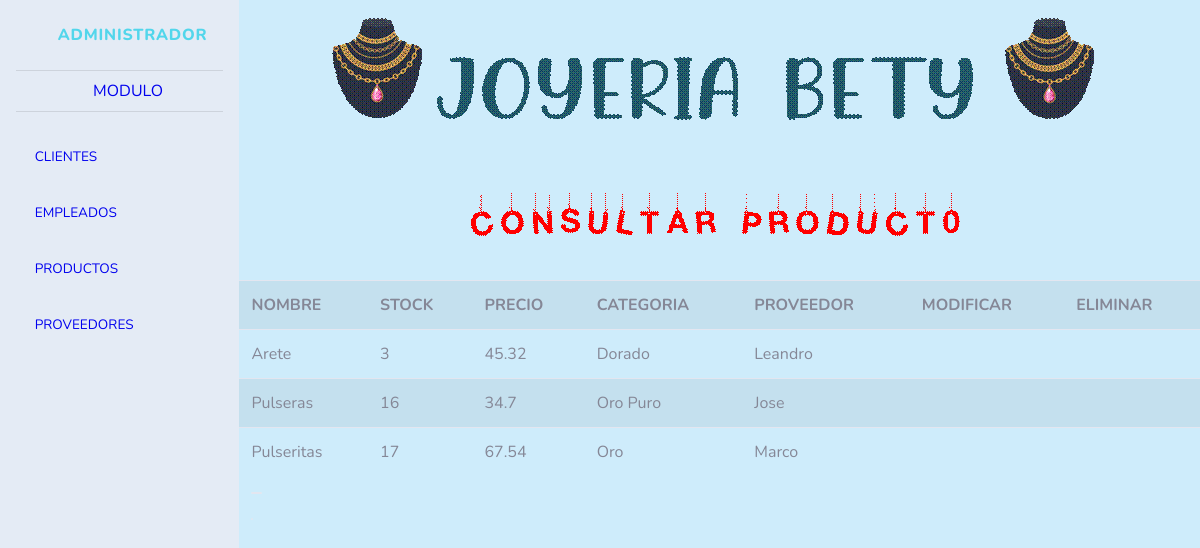
/productos/producto.php, run on the app's committed database.
### tables this page shows
CREATE TABLE IF NOT EXISTS `productos` (
  `claveproducto` int(11) NOT NULL AUTO_INCREMENT,
  `nombre` varchar(20) NOT NULL,
  `stock` int(11) NOT NULL,
  `precioactual` varchar(50) NOT NULL DEFAULT '',
  `categoria` varchar(10) NOT NULL,
  `proveedor` varchar(10) NOT NULL,
  PRIMARY KEY (`claveproducto`)
);

### productos/producto.php (the view, shortened to what this page needs)
<!DOCTYPE html>
<html lang="en">
<head>
    <link href="../vendor/fontawesome-free/css/all.min.css" rel="stylesheet" type="text/css">
    <link href="../css/sb-admin-2.min.css" rel="stylesheet">
</head>
<body id="page-top">
    <div id="wrapper">
        <ul class="navbar-nav bg-gradient-primary sidebar sidebar-dark accordion" id="accordionSidebar">
            <a class="sidebar-brand d-flex align-items-center justify-content-center" href="index.html">
                <div class="sidebar-brand-icon rotate-n-15">
                    <i class="fa fa-user-circle"></i>
                </div>
                <div class="sidebar-brand-text mx-3">Administrador</div>
            </a>
            <hr class="sidebar-divider my-0">
            <center>
                <a class="nav-link" href="index.html">
                 <i class="fa fa-book"></i>
                 <span>MODULO</span></a>
                    </center>
            <hr class="sidebar-divider">
             <li class="nav-item">
                <a class="nav-link collapsed" href="#" data-toggle="collapse" data-target="#collapseclientes1"
                    aria-expanded="true" aria-controls="collapseTwo">
              <i class="fa fa-address-card" aria-hidden="true"></i>
                    <span>CLIENTES</span>
                </a>
            </li>
             <li class="nav-item">
                <a class="nav-link collapsed" href="#" data-toggle="collapse" data-target="#collapseclientes2"
                    aria-expanded="true" aria-controls="collapseTwo">
              <i class="fa fa-user-plus" aria-hidden="true"></i>
                    <span>EMPLEADOS</span>
                </a>
            </li>
             <li class="nav-item">
                <a class="nav-link collapsed" href="#" data-toggle="collapse" data-target="#collapseclientes"
                    aria-expanded="true" aria-controls="collapseTwo">
                   <i class="fa fa-cart-plus"></i>
                    <span>PRODUCTOS</span>
                </a>
            </li>
           <li class="nav-item">
                <a class="nav-link collapsed" href="#" data-toggle="collapse" data-target="#collapseempleados"
                    aria-expanded="true" aria-controls="collapseempleados">
                     <i class="fa fa-users"></i>
                    <span>PROVEEDORES</span>
                </a>
            </li>
        </ul>
        <div id="content-wrapper" class="d-flex flex-column">
<center>
<div class="container">
<img src="../img/vv.gif"></div>
</center>
            <center>
<div class="container">
<img src="../img/XX.gif"></div>
</center>
                <table  class="table table-bordered" border="0" cellspacing="0">
        <?php
               require_once("../bd/conexion.php");
               $result = mysqli_query($link, "SELECT * FROM productos");
                echo "<table class='table table-striped'>";
                echo "<tr>
                  <th class='success'>NOMBRE</th>
                  <th class='success'>STOCK</th>
                 <th class='success'>PRECIO</th>
                 <th class='success'>CATEGORIA</th>
                 <th class='success'>PROVEEDOR</th>
                 <th class='success'>MODIFICAR</th>
                 <th class='success'>ELIMINAR</th>
            </tr>";
            while  (($row = mysqli_fetch_array($result))!=NULL)
            {
            $claveproducto = $row['claveproducto'];
                  $nombre = $row['nombre'];
                     $stock = $row['stock'];
                     $precioactual = $row['precioactual'];
                     $categoria = $row['categoria'];
                     $proveedor = $row['proveedor'];
            echo "<tr>
            <td class='active'>$nombre</td>
            <td class='active'>$stock</td>
            <td class='active'>$precioactual</td>
            <td class='active'>$categoria</td>
            <td class='active'>$proveedor</td>
    <td class='active align='center'><center><a href='modificar.php?claveproducto=$claveproducto'><i class='fa fa-address-book fa-4'></i></a></center></td><td class='active' align='center'><a onClick='confirmar($claveproducto)'><i class='fa fa-times fa-4'></i></a></td>
            </tr>";
            }
            echo "</table>";
            ?>
            </table>
                <div class="container-fluid">
                    <div class="row">
                    <div class="row">
                        <div class="col-xl-8 col-lg-7">
                            <div class="card shadow mb-4">
                            </div>
                        </div>
                        <div class="col-xl-4 col-lg-5">
                            <div class="card shadow mb-4">
                            </div>
                        </div>
                    </div>
                    <div class="row">
                        <div class="col-lg-6 mb-4">
                        </div>
                        <div class="col-lg-6 mb-4">
                        </div>
                    </div>
                </div>
            </div>
        </div>
    </div>
</body>
</html>

### data on the page
productos: nombre "Arete", stock "3", precioactual "45.32", categoria "Dorado", proveedor "Leandro"
productos: nombre "Pulseras", stock "16", precioactual "34.7", categoria "Oro Puro", proveedor "Jose"
productos: nombre "Pulseritas", stock "17", precioactual "67.54", categoria "Oro", proveedor "Marco"
